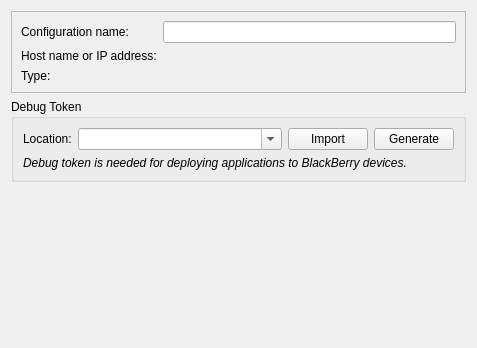
<?xml version="1.0" encoding="UTF-8"?>
<ui version="4.0">
 <class>Qnx::Internal::BlackBerryDeviceConfigurationWizardConfigPage</class>
 <widget class="QWizardPage" name="Qnx::Internal::BlackBerryDeviceConfigurationWizardConfigPage">
  <property name="geometry">
   <rect>
    <x>0</x>
    <y>0</y>
    <width>477</width>
    <height>348</height>
   </rect>
  </property>
  <property name="windowTitle">
   <string>Form</string>
  </property>
  <layout class="QGridLayout" name="gridLayout">
   <item row="3" column="0" colspan="3">
    <widget class="QGroupBox" name="groupBox_2">
     <property name="title">
      <string>Debug Token</string>
     </property>
     <layout class="QGridLayout" name="gridLayout_3">
      <item row="2" column="0">
       <widget class="QLabel" name="label_5">
        <property name="text">
         <string>Location:</string>
        </property>
       </widget>
      </item>
      <item row="2" column="3">
       <widget class="QPushButton" name="generateButton">
        <property name="text">
         <string>Generate</string>
        </property>
       </widget>
      </item>
      <item row="2" column="1">
       <widget class="QComboBox" name="debugTokenCombo">
        <property name="sizePolicy">
         <sizepolicy hsizetype="Expanding" vsizetype="Preferred">
          <horstretch>0</horstretch>
          <verstretch>0</verstretch>
         </sizepolicy>
        </property>
        <property name="editable">
         <bool>true</bool>
        </property>
       </widget>
      </item>
      <item row="4" column="0" colspan="4">
       <widget class="QLabel" name="label_3">
        <property name="font">
         <font>
          <italic>true</italic>
         </font>
        </property>
        <property name="text">
         <string>Debug token is needed for deploying applications to BlackBerry devices.</string>
        </property>
        <property name="wordWrap">
         <bool>true</bool>
        </property>
       </widget>
      </item>
      <item row="2" column="2">
       <widget class="QPushButton" name="importButton">
        <property name="text">
         <string>Import</string>
        </property>
       </widget>
      </item>
     </layout>
    </widget>
   </item>
   <item row="4" column="0">
    <spacer name="verticalSpacer">
     <property name="orientation">
      <enum>Qt::Vertical</enum>
     </property>
     <property name="sizeHint" stdset="0">
      <size>
       <width>20</width>
       <height>40</height>
      </size>
     </property>
    </spacer>
   </item>
   <item row="2" column="0" colspan="3">
    <widget class="QFrame" name="frame">
     <property name="sizePolicy">
      <sizepolicy hsizetype="Preferred" vsizetype="Preferred">
       <horstretch>0</horstretch>
       <verstretch>0</verstretch>
      </sizepolicy>
     </property>
     <property name="frameShape">
      <enum>QFrame::StyledPanel</enum>
     </property>
     <property name="frameShadow">
      <enum>QFrame::Raised</enum>
     </property>
     <layout class="QGridLayout" name="gridLayout_2">
      <item row="2" column="1">
       <widget class="QLabel" name="deviceTypeField">
        <property name="text">
         <string/>
        </property>
       </widget>
      </item>
      <item row="2" column="0">
       <widget class="QLabel" name="label_6">
        <property name="text">
         <string>Type:</string>
        </property>
       </widget>
      </item>
      <item row="1" column="1">
       <widget class="QLabel" name="deviceHostNameField">
        <property name="sizePolicy">
         <sizepolicy hsizetype="Expanding" vsizetype="Preferred">
          <horstretch>0</horstretch>
          <verstretch>0</verstretch>
         </sizepolicy>
        </property>
        <property name="text">
         <string/>
        </property>
       </widget>
      </item>
      <item row="1" column="0">
       <widget class="QLabel" name="label_4">
        <property name="text">
         <string>Host name or IP address:</string>
        </property>
       </widget>
      </item>
      <item row="0" column="0">
       <widget class="QLabel" name="label">
        <property name="text">
         <string>Configuration name:</string>
        </property>
       </widget>
      </item>
      <item row="0" column="1">
       <widget class="QLineEdit" name="configurationNameField"/>
      </item>
     </layout>
    </widget>
   </item>
  </layout>
 </widget>
 <tabstops>
  <tabstop>generateButton</tabstop>
 </tabstops>
 <resources/>
 <connections/>
</ui>
